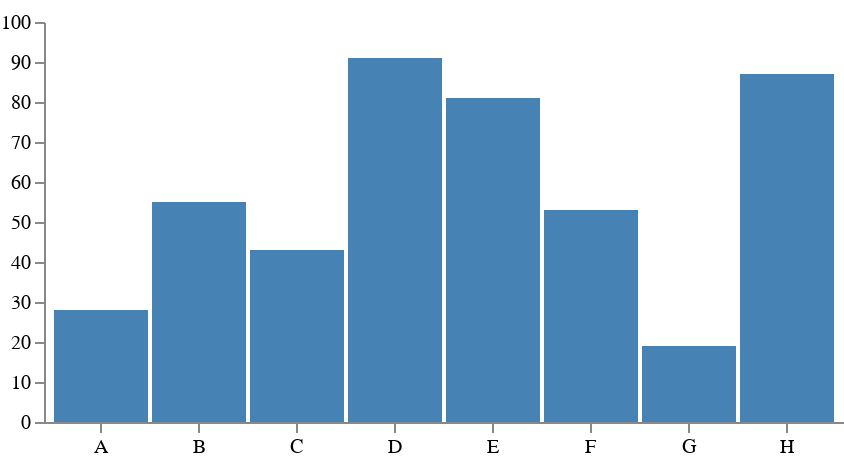

The specification (Vega-Lite) saved for this image:
### Vega specification from a JSON file in a GitHub repository (floating-point values rounded to 4 significant figures)
{"$schema": "https://vega.github.io/schema/vega/v3.0.json", "width": 400, "height": 200, "data": [{"name": "table", "values": [{"category": "A", "amount": 28}, {"category": "B", "amount": 55}, {"category": "C", "amount": 43}, {"category": "D", "amount": 91}, {"category": "E", "amount": 81}, {"category": "F", "amount": 53}, {"category": "G", "amount": 19}, {"category": "H", "amount": 87}]}], "signals": [{"name": "tooltip", "value": {}, "on": [{"events": "rect:mouseover", "update": "datum"}, {"events": "rect:mouseout", "update": "{}"}]}], "scales": [{"name": "xscale", "type": "band", "domain": {"data": "table", "field": "category"}, "range": "width", "padding": 0.05, "round": true}, {"name": "yscale", "domain": {"data": "table", "field": "amount"}, "nice": true, "range": "height"}], "axes": [{"orient": "bottom", "scale": "xscale"}, {"orient": "left", "scale": "yscale"}], "marks": [{"type": "rect", "from": {"data": "table"}, "encode": {"enter": {"x": {"scale": "xscale", "field": "category"}, "width": {"scale": "xscale", "band": 1}, "y": {"scale": "yscale", "field": "amount"}, "y2": {"scale": "yscale", "value": 0}}, "update": {"fill": {"value": "steelblue"}}, "hover": {"fill": {"value": "red"}}}}, {"type": "text", "encode": {"enter": {"align": {"value": "center"}, "baseline": {"value": "bottom"}, "fill": {"value": "#333"}}, "update": {"x": {"scale": "xscale", "signal": "tooltip.category", "band": 0.5}, "y": {"scale": "yscale", "signal": "tooltip.amount", "offset": -2}, "text": {"signal": "tooltip.amount"}, "fillOpacity": [{"test": "datum === tooltip", "value": 0}, {"value": 1}]}}}]}
